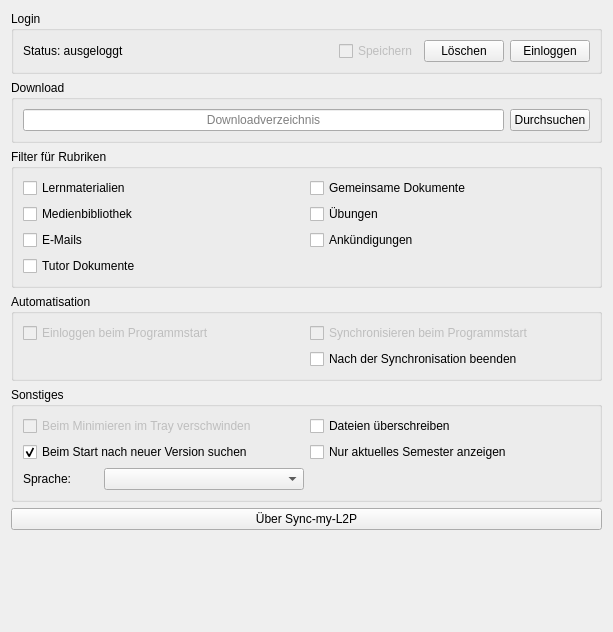
<?xml version="1.0" encoding="UTF-8"?>
<ui version="4.0">
 <class>Options</class>
 <widget class="QWidget" name="Options">
  <property name="geometry">
   <rect>
    <x>0</x>
    <y>0</y>
    <width>613</width>
    <height>632</height>
   </rect>
  </property>
  <property name="windowTitle">
   <string notr="true">Form</string>
  </property>
  <layout class="QVBoxLayout" name="verticalLayout">
   <item>
    <widget class="QGroupBox" name="userDataBox">
     <property name="title">
      <string>Login</string>
     </property>
     <layout class="QGridLayout" name="gridLayout_3">
      <item row="1" column="1">
       <widget class="QLabel" name="loginStatusLabel">
        <property name="text">
         <string>Status: ausgeloggt</string>
        </property>
       </widget>
      </item>
      <item row="1" column="2">
       <spacer name="horizontalSpacer">
        <property name="orientation">
         <enum>Qt::Horizontal</enum>
        </property>
        <property name="sizeHint" stdset="0">
         <size>
          <width>40</width>
          <height>20</height>
         </size>
        </property>
       </spacer>
      </item>
      <item row="1" column="3">
       <layout class="QHBoxLayout" name="horizontalLayout">
        <item>
         <widget class="QCheckBox" name="userDataSaveCheckBox">
          <property name="enabled">
           <bool>false</bool>
          </property>
          <property name="text">
           <string>Speichern</string>
          </property>
          <property name="checked">
           <bool>false</bool>
          </property>
         </widget>
        </item>
        <item>
         <widget class="QPushButton" name="loginErasePushButton">
          <property name="enabled">
           <bool>true</bool>
          </property>
          <property name="text">
           <string>Löschen</string>
          </property>
          <property name="icon">
           <iconset resource="../icons/icons.qrc">
            <normaloff>:/icons/logout.png</normaloff>:/icons/logout.png</iconset>
          </property>
         </widget>
        </item>
        <item>
         <widget class="QPushButton" name="loginPushButton">
          <property name="text">
           <string>Einloggen</string>
          </property>
          <property name="icon">
           <iconset resource="../icons/icons.qrc">
            <normaloff>:/icons/login.png</normaloff>:/icons/login.png</iconset>
          </property>
          <property name="default">
           <bool>false</bool>
          </property>
         </widget>
        </item>
       </layout>
      </item>
     </layout>
    </widget>
   </item>
   <item>
    <widget class="QGroupBox" name="downloadFolderBox">
     <property name="title">
      <string>Download</string>
     </property>
     <layout class="QGridLayout" name="gridLayout_5">
      <item row="0" column="0">
       <widget class="QLineEdit" name="downloadFolderlineEdit">
        <property name="alignment">
         <set>Qt::AlignCenter</set>
        </property>
        <property name="placeholderText">
         <string>Downloadverzeichnis</string>
        </property>
       </widget>
      </item>
      <item row="0" column="1">
       <widget class="QPushButton" name="downloadFolderPushButton">
        <property name="text">
         <string>Durchsuchen</string>
        </property>
        <property name="icon">
         <iconset resource="../icons/icons.qrc">
          <normaloff>:/icons/downloadDirectory.png</normaloff>:/icons/downloadDirectory.png</iconset>
        </property>
       </widget>
      </item>
     </layout>
    </widget>
   </item>
   <item>
    <widget class="QGroupBox" name="filterOptionsBox">
     <property name="title">
      <string>Filter für Rubriken</string>
     </property>
     <layout class="QGridLayout" name="gridLayout_4">
      <item row="1" column="1">
       <widget class="QCheckBox" name="sharedDocumentsCheckBox">
        <property name="text">
         <string>Gemeinsame Dokumente</string>
        </property>
        <property name="checked">
         <bool>false</bool>
        </property>
       </widget>
      </item>
      <item row="2" column="1">
       <widget class="QCheckBox" name="assignmentsCheckBox">
        <property name="text">
         <string>Übungen</string>
        </property>
        <property name="checked">
         <bool>false</bool>
        </property>
       </widget>
      </item>
      <item row="1" column="0">
       <widget class="QCheckBox" name="learningMaterialsCheckBox">
        <property name="text">
         <string>Lernmaterialien</string>
        </property>
        <property name="checked">
         <bool>false</bool>
        </property>
       </widget>
      </item>
      <item row="2" column="0">
       <widget class="QCheckBox" name="mediaLibrarysCheckBox">
        <property name="text">
         <string>Medienbibliothek</string>
        </property>
        <property name="checked">
         <bool>false</bool>
        </property>
       </widget>
      </item>
      <item row="3" column="1">
       <widget class="QCheckBox" name="announcementAttachmentsCheckBox">
        <property name="text">
         <string>Ankündigungen</string>
        </property>
       </widget>
      </item>
      <item row="3" column="0">
       <widget class="QCheckBox" name="emailAttachmentsCheckBox">
        <property name="text">
         <string>E-Mails</string>
        </property>
       </widget>
      </item>
      <item row="4" column="0">
       <widget class="QCheckBox" name="tutorDomainCheckBox">
        <property name="text">
         <string>Tutor Dokumente</string>
        </property>
       </widget>
      </item>
     </layout>
    </widget>
   </item>
   <item>
    <widget class="QGroupBox" name="automatisationBox">
     <property name="title">
      <string>Automatisation</string>
     </property>
     <layout class="QGridLayout" name="gridLayout_7">
      <item row="0" column="0">
       <widget class="QCheckBox" name="autoLoginOnStartCheckBox">
        <property name="enabled">
         <bool>false</bool>
        </property>
        <property name="text">
         <string>Einloggen beim Programmstart</string>
        </property>
        <property name="checked">
         <bool>false</bool>
        </property>
       </widget>
      </item>
      <item row="0" column="2">
       <widget class="QCheckBox" name="autoSyncOnStartCheckBox">
        <property name="enabled">
         <bool>false</bool>
        </property>
        <property name="text">
         <string>Synchronisieren beim Programmstart</string>
        </property>
       </widget>
      </item>
      <item row="2" column="2">
       <widget class="QCheckBox" name="autoCloseAfterSyncCheckBox">
        <property name="text">
         <string>Nach der Synchronisation beenden</string>
        </property>
       </widget>
      </item>
     </layout>
    </widget>
   </item>
   <item>
    <widget class="QGroupBox" name="misc">
     <property name="title">
      <string>Sonstiges</string>
     </property>
     <layout class="QGridLayout" name="gridLayout">
      <item row="1" column="0">
       <widget class="QCheckBox" name="minimizeInTrayCheckBox">
        <property name="enabled">
         <bool>false</bool>
        </property>
        <property name="text">
         <string>Beim Minimieren im Tray verschwinden</string>
        </property>
        <property name="checked">
         <bool>false</bool>
        </property>
       </widget>
      </item>
      <item row="1" column="1">
       <widget class="QCheckBox" name="overrideFilesCheckBox">
        <property name="toolTip">
         <string>&lt;html&gt;&lt;head/&gt;&lt;body&gt;&lt;p&gt;Wenn im L2P eine neue Version einer Datei vorhanden ist, wird die alte Version auf der Festplatte überschrieben.&lt;/p&gt;&lt;p&gt;&lt;span style=&quot; font-weight:600;&quot;&gt;ACHTUNG:&lt;/span&gt; Beim Überschreiben gehen eigene Änderungen an den Dateien (Kommentare, etc.) verloren.&lt;/p&gt;&lt;/body&gt;&lt;/html&gt;</string>
        </property>
        <property name="text">
         <string>Dateien überschreiben</string>
        </property>
       </widget>
      </item>
      <item row="3" column="0">
       <layout class="QHBoxLayout" name="horizontalLayout_2">
        <item>
         <widget class="QLabel" name="langLabel">
          <property name="sizePolicy">
           <sizepolicy hsizetype="Minimum" vsizetype="Preferred">
            <horstretch>0</horstretch>
            <verstretch>0</verstretch>
           </sizepolicy>
          </property>
          <property name="text">
           <string>Sprache:</string>
          </property>
          <property name="alignment">
           <set>Qt::AlignLeading|Qt::AlignLeft|Qt::AlignVCenter</set>
          </property>
         </widget>
        </item>
        <item>
         <widget class="QComboBox" name="langCB">
          <property name="minimumSize">
           <size>
            <width>200</width>
            <height>0</height>
           </size>
          </property>
         </widget>
        </item>
       </layout>
      </item>
      <item row="2" column="0">
       <widget class="QCheckBox" name="checkForUpdateCheckBox">
        <property name="text">
         <string>Beim Start nach neuer Version suchen</string>
        </property>
        <property name="checked">
         <bool>true</bool>
        </property>
       </widget>
      </item>
      <item row="2" column="1">
       <widget class="QCheckBox" name="currentSemesterCheckBox">
        <property name="text">
         <string>Nur aktuelles Semester anzeigen</string>
        </property>
       </widget>
      </item>
     </layout>
    </widget>
   </item>
   <item>
    <widget class="QPushButton" name="aboutButton">
     <property name="text">
      <string>Über Sync-my-L2P</string>
     </property>
     <property name="icon">
      <iconset resource="../icons/icons.qrc">
       <normaloff>:/icons/about.png</normaloff>:/icons/about.png</iconset>
     </property>
    </widget>
   </item>
   <item>
    <spacer name="verticalSpacer_2">
     <property name="orientation">
      <enum>Qt::Vertical</enum>
     </property>
     <property name="sizeHint" stdset="0">
      <size>
       <width>20</width>
       <height>40</height>
      </size>
     </property>
    </spacer>
   </item>
  </layout>
 </widget>
 <resources>
  <include location="../icons/icons.qrc"/>
 </resources>
 <connections/>
</ui>
